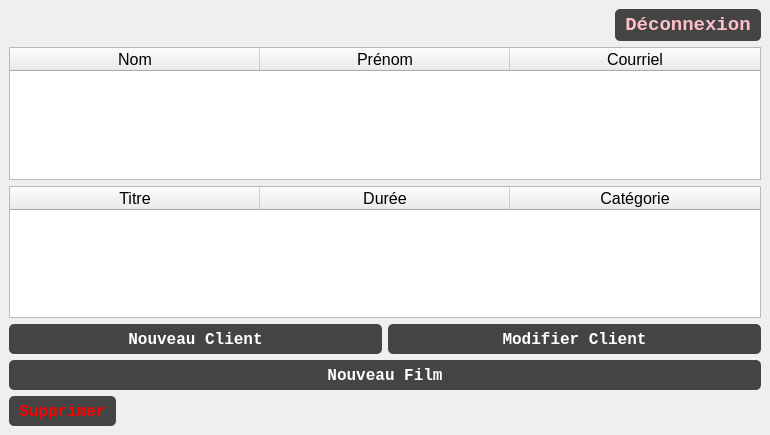
<?xml version="1.0" encoding="UTF-8"?>
<ui version="4.0">
 <class>FenetrePrincipale</class>
 <widget class="QMainWindow" name="FenetrePrincipale">
  <property name="geometry">
   <rect>
    <x>0</x>
    <y>0</y>
    <width>770</width>
    <height>435</height>
   </rect>
  </property>
  <property name="windowTitle">
   <string>Videoclub</string>
  </property>
  <widget class="QWidget" name="centralwidget">
   <layout class="QVBoxLayout" name="verticalLayout">
    <item alignment="Qt::AlignRight">
     <widget class="QPushButton" name="btnDeconnexion">
      <property name="font">
       <font>
        <family>Consolas</family>
        <pointsize>14</pointsize>
        <weight>75</weight>
        <bold>true</bold>
       </font>
      </property>
      <property name="styleSheet">
       <string notr="true">QPushButton {
    background-color: #444444;  /* gris foncé */
    color: pink;                /* texte blanc */
    font-weight: bold;
    border-radius: 5px;
    padding: 5px 10px;
}

QPushButton:hover {
    background-color: #555555;  /* légèrement plus clair au survol */
}

</string>
      </property>
      <property name="text">
       <string>Déconnexion</string>
      </property>
     </widget>
    </item>
    <item>
     <widget class="QTableWidget" name="tableClients">
      <property name="font">
       <font>
        <family>Arial</family>
        <pointsize>12</pointsize>
        <weight>50</weight>
        <bold>false</bold>
       </font>
      </property>
      <property name="layoutDirection">
       <enum>Qt::LeftToRight</enum>
      </property>
      <property name="sizeAdjustPolicy">
       <enum>QAbstractScrollArea::AdjustToContents</enum>
      </property>
      <property name="rowCount">
       <number>0</number>
      </property>
      <property name="columnCount">
       <number>3</number>
      </property>
      <attribute name="horizontalHeaderCascadingSectionResizes">
       <bool>false</bool>
      </attribute>
      <attribute name="horizontalHeaderDefaultSectionSize">
       <number>250</number>
      </attribute>
      <attribute name="horizontalHeaderStretchLastSection">
       <bool>true</bool>
      </attribute>
      <column>
       <property name="text">
        <string>Nom</string>
       </property>
      </column>
      <column>
       <property name="text">
        <string>Prénom</string>
       </property>
      </column>
      <column>
       <property name="text">
        <string>Courriel</string>
       </property>
      </column>
     </widget>
    </item>
    <item>
     <widget class="QTableWidget" name="tableFilms">
      <property name="font">
       <font>
        <family>Arial</family>
        <pointsize>12</pointsize>
        <weight>50</weight>
        <bold>false</bold>
       </font>
      </property>
      <property name="layoutDirection">
       <enum>Qt::LeftToRight</enum>
      </property>
      <property name="sizeAdjustPolicy">
       <enum>QAbstractScrollArea::AdjustToContents</enum>
      </property>
      <property name="rowCount">
       <number>0</number>
      </property>
      <property name="columnCount">
       <number>3</number>
      </property>
      <attribute name="horizontalHeaderCascadingSectionResizes">
       <bool>false</bool>
      </attribute>
      <attribute name="horizontalHeaderDefaultSectionSize">
       <number>250</number>
      </attribute>
      <attribute name="horizontalHeaderStretchLastSection">
       <bool>true</bool>
      </attribute>
      <attribute name="verticalHeaderCascadingSectionResizes">
       <bool>false</bool>
      </attribute>
      <column>
       <property name="text">
        <string>Titre</string>
       </property>
      </column>
      <column>
       <property name="text">
        <string>Durée</string>
       </property>
      </column>
      <column>
       <property name="text">
        <string>Catégorie</string>
       </property>
      </column>
     </widget>
    </item>
    <item>
     <layout class="QHBoxLayout" name="horizontalLayout">
      <item>
       <widget class="QPushButton" name="btnAjouterClient">
        <property name="minimumSize">
         <size>
          <width>0</width>
          <height>30</height>
         </size>
        </property>
        <property name="font">
         <font>
          <family>Consolas</family>
          <pointsize>12</pointsize>
          <weight>75</weight>
          <bold>true</bold>
         </font>
        </property>
        <property name="styleSheet">
         <string notr="true">QPushButton {
    background-color: #444444;  /* gris foncé */
    color: white;                /* texte blanc */
    font-weight: bold;
    border-radius: 5px;
    padding: 5px 10px;
}

QPushButton:hover {
    background-color: #555555;  /* légèrement plus clair au survol */
}
</string>
        </property>
        <property name="text">
         <string>Nouveau Client</string>
        </property>
       </widget>
      </item>
      <item>
       <widget class="QPushButton" name="btnModifier">
        <property name="minimumSize">
         <size>
          <width>0</width>
          <height>30</height>
         </size>
        </property>
        <property name="font">
         <font>
          <family>Consolas</family>
          <pointsize>12</pointsize>
          <weight>75</weight>
          <bold>true</bold>
         </font>
        </property>
        <property name="styleSheet">
         <string notr="true">QPushButton {
    background-color: #444444;  /* gris foncé */
    color: white;                /* texte blanc */
    font-weight: bold;
    border-radius: 5px;
    padding: 5px 10px;
}

QPushButton:hover {
    background-color: #555555;  /* légèrement plus clair au survol */
}
</string>
        </property>
        <property name="text">
         <string>Modifier Client</string>
        </property>
       </widget>
      </item>
     </layout>
    </item>
    <item>
     <widget class="QPushButton" name="btnAjouterFilm">
      <property name="minimumSize">
       <size>
        <width>0</width>
        <height>30</height>
       </size>
      </property>
      <property name="font">
       <font>
        <family>Consolas</family>
        <pointsize>12</pointsize>
        <weight>75</weight>
        <bold>true</bold>
       </font>
      </property>
      <property name="styleSheet">
       <string notr="true">QPushButton {
    background-color: #444444;  /* gris foncé */
    color: white;                /* texte blanc */
    font-weight: bold;
    border-radius: 5px;
    padding: 5px 10px;
}

QPushButton:hover {
    background-color: #555555;  /* légèrement plus clair au survol */
}
</string>
      </property>
      <property name="text">
       <string>Nouveau Film</string>
      </property>
     </widget>
    </item>
    <item alignment="Qt::AlignLeft">
     <widget class="QPushButton" name="btnSupprimer">
      <property name="minimumSize">
       <size>
        <width>0</width>
        <height>30</height>
       </size>
      </property>
      <property name="font">
       <font>
        <family>Consolas</family>
        <pointsize>12</pointsize>
        <weight>75</weight>
        <bold>true</bold>
       </font>
      </property>
      <property name="styleSheet">
       <string notr="true">QPushButton {
    background-color: #444444;  /* gris foncé */
    color: red;                /* texte blanc */
    font-weight: bold;
    border-radius: 5px;
    padding: 5px 10px;
}

QPushButton:hover {
    background-color: #555555;  /* légèrement plus clair au survol */
}
</string>
      </property>
      <property name="text">
       <string>Supprimer</string>
      </property>
     </widget>
    </item>
   </layout>
  </widget>
 </widget>
 <resources/>
 <connections/>
</ui>
